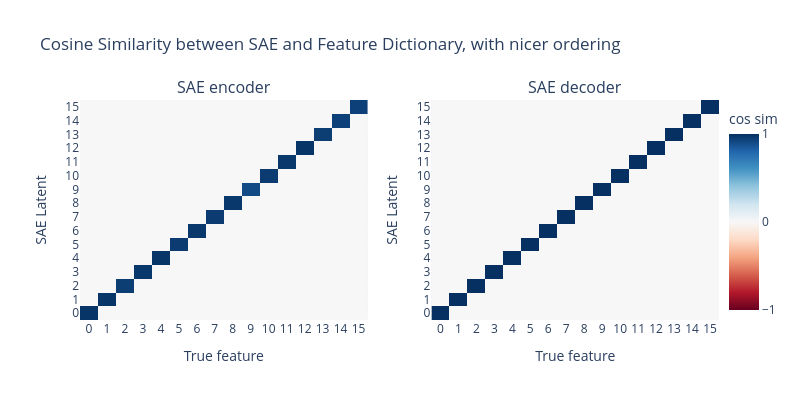

Notebook cell for this chart:
### Markdown cell above
Hooray, that's exactly what we see! Our SAE has perfectly learned the features from our feature dictionary! However, the SAE latents are in a different order from the order in the feature dictionary, which makes it harder to visually understand. The order that the SAE learns features is random, so we can reorder the SAE latents to make the plot easier to understand.

The `plot_sae_feature_similarity` function has a parameter called `reorder_features` that you can set to `True` to make the feature ordering nicer.

### Code cell
plot_sae_feature_similarity(
    sae=sae,
    feature_dict=feature_dict,
    title="Cosine Similarity between SAE and Feature Dictionary, with nicer ordering",
    reorder_features=True,
)

### Figure 1 — Plotly figure (JSON) as saved in the notebook; plotly's stock layout.template omitted (floating-point values rounded to 4 significant figures; data arrays with more than 128 entries replaced by an {"elided": "..."} marker saying what was removed)
{"data": [{"colorscale": [[0, "rgb(103,0,31)"], [0.1, "rgb(178,24,43)"], [0.2, "rgb(214,96,77)"], [0.3, "rgb(244,165,130)"], [0.4, "rgb(253,219,199)"], [0.5, "rgb(247,247,247)"], [0.6, "rgb(209,229,240)"], [0.7, "rgb(146,197,222)"], [0.8, "rgb(67,147,195)"], [0.9, "rgb(33,102,172)"], [1, "rgb(5,48,97)"]], "hovertemplate": "True feature: %{x}<br>SAE Latent: %{y}<br>Cosine Similarity: %{z:.3f}<extra></extra>", "showscale": false, "type": "heatmap", "xaxis": "x", "yaxis": "y", "z": {"elided": "16x16 float values"}, "zmax": 1, "zmin": -1}, {"colorbar": {"dtick": 1, "tickvals": [-1, 0, 1], "title": {"text": "cos sim"}, "x": 1}, "colorscale": [[0, "rgb(103,0,31)"], [0.1, "rgb(178,24,43)"], [0.2, "rgb(214,96,77)"], [0.3, "rgb(244,165,130)"], [0.4, "rgb(253,219,199)"], [0.5, "rgb(247,247,247)"], [0.6, "rgb(209,229,240)"], [0.7, "rgb(146,197,222)"], [0.8, "rgb(67,147,195)"], [0.9, "rgb(33,102,172)"], [1, "rgb(5,48,97)"]], "hovertemplate": "True feature: %{x}<br>SAE Latent: %{y}<br>Cosine Similarity: %{z:.3f}<extra></extra>", "type": "heatmap", "xaxis": "x2", "yaxis": "y2", "z": {"elided": "16x16 float values"}, "zmax": 1, "zmin": -1}], "layout": {"annotations": [{"font": {"size": 16}, "showarrow": false, "text": "SAE encoder", "x": 0.225, "xanchor": "center", "xref": "paper", "y": 1, "yanchor": "bottom", "yref": "paper"}, {"font": {"size": 16}, "showarrow": false, "text": "SAE decoder", "x": 0.775, "xanchor": "center", "xref": "paper", "y": 1, "yanchor": "bottom", "yref": "paper"}], "height": 400, "title": {"text": "Cosine Similarity between SAE and Feature Dictionary, with nicer ordering"}, "width": 800, "xaxis": {"anchor": "y", "domain": [0, 0.45], "dtick": 1, "title": {"text": "True feature"}}, "xaxis2": {"anchor": "y2", "domain": [0.55, 1], "dtick": 1, "title": {"text": "True feature"}}, "yaxis": {"anchor": "x", "domain": [0, 1], "dtick": 1, "title": {"text": "SAE Latent"}}, "yaxis2": {"anchor": "x2", "domain": [0, 1], "dtick": 1, "title": {"text": "SAE Latent"}}}}
